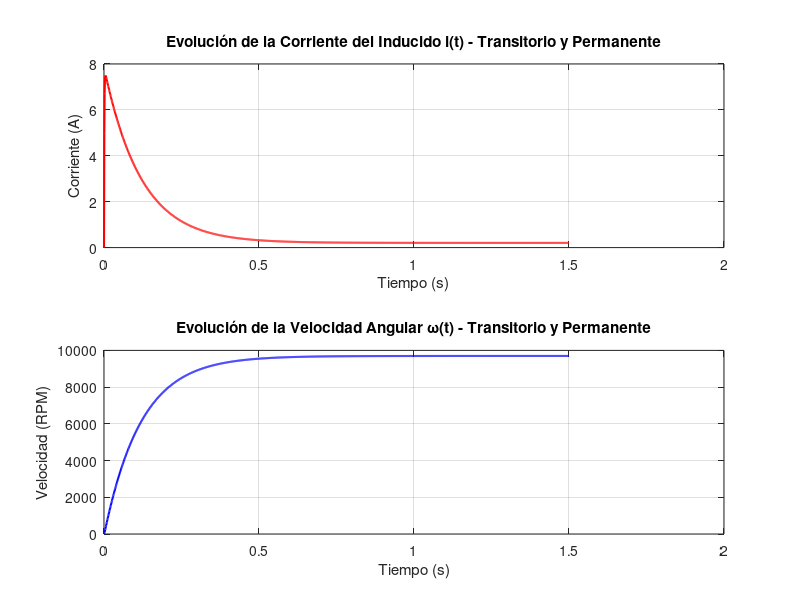

Reproduce this figure in MATLAB.
% --- 5.4 Cuestión 2: Modelo del motor electromecánico (Código Final) ---
disp('--- Creando y simulando modelo electromecánico del Turtlebot ---');

% 1. Parámetros del motor (Sistema Internacional)
Ra = 1.5506;              % Resistencia (Ohmios)
La = 0.00151;             % Inductancia (Henrios)
Kt = 0.010913;            % Constante de par (Nm/A)
Ke = 60 / (830 * 2 * pi); % Constante electromotriz (V/(rad/s))
b  = 2.197e-6;            % Coeficiente de fricción viscosa (Nms/rad)
J  = 1e-5;                % Inercia del rotor (kg*m^2) - Valor típico estimado

% 2. Matrices del Espacio de Estados
A_mot = [-Ra/La, -Ke/La; 
          Kt/J,   -b/J];
B_mot = [1/La; 
          0];
C_mot = [0, 1];           % Queremos observar la velocidad omega (estado 2)
D_mot = 0;

% 3. Creación del modelo LTI
sys_motor = ss(A_mot, B_mot, C_mot, D_mot);

% 4. Simulación ante voltaje nominal (12 V) 
% Seleccionamos t = 1.5s para asegurar que superamos el transitorio mecánico
t_mot = 0:0.001:1.5;     
u_volt = 12 * ones(size(t_mot)); 

[omega_out, t_out, x_mot] = lsim(sys_motor, u_volt, t_mot);

% Conversión de rad/s a RPM para validar con la hoja de características
omega_rpm = omega_out * (60 / (2 * pi));

% 5. Representación Gráfica
figure('Name', 'Dinámica del Motor Turtlebot (12V) - Final');

subplot(2,1,1);
plot(t_out, x_mot(:,1), 'r', 'LineWidth', 1.5);
title('Evolución de la Corriente del Inducido i(t) - Transitorio y Permanente');
xlabel('Tiempo (s)'); ylabel('Corriente (A)'); grid on;

subplot(2,1,2);
plot(t_out, omega_rpm, 'b', 'LineWidth', 1.5);
title('Evolución de la Velocidad Angular \omega(t) - Transitorio y Permanente');
xlabel('Tiempo (s)'); ylabel('Velocidad (RPM)'); grid on;

% 6. Validación por consola del verdadero régimen permanente
fprintf('\n--- Resultados Finales ---\n');
fprintf('Velocidad simulada en régimen permanente: %.2f RPM\n', omega_rpm(end));
fprintf('Velocidad teórica en vacío (datasheet): 9960 RPM\n');
fprintf('Corriente final simulada: %.4f A\n', x_mot(end, 1));
fprintf('Corriente en vacío teórica (datasheet): 0.2100 A\n');
